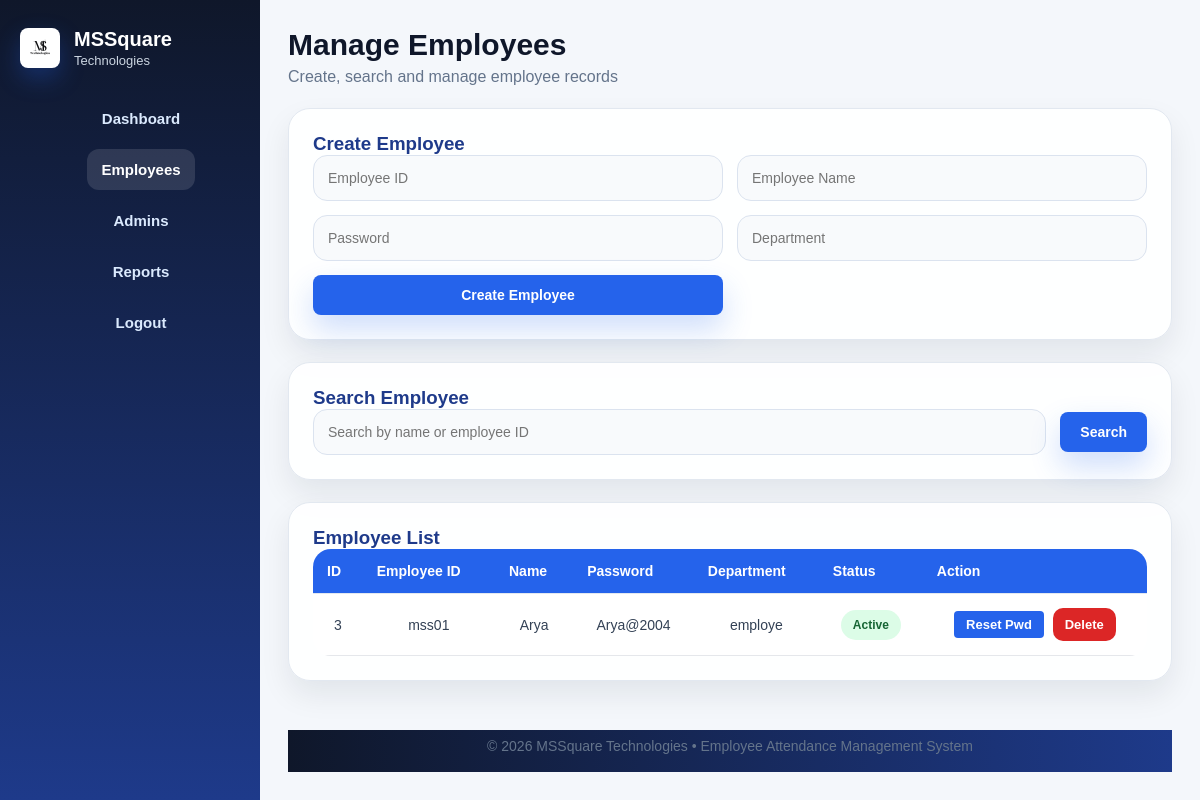
Page /admin/employees (signed in) on the earlier database version.
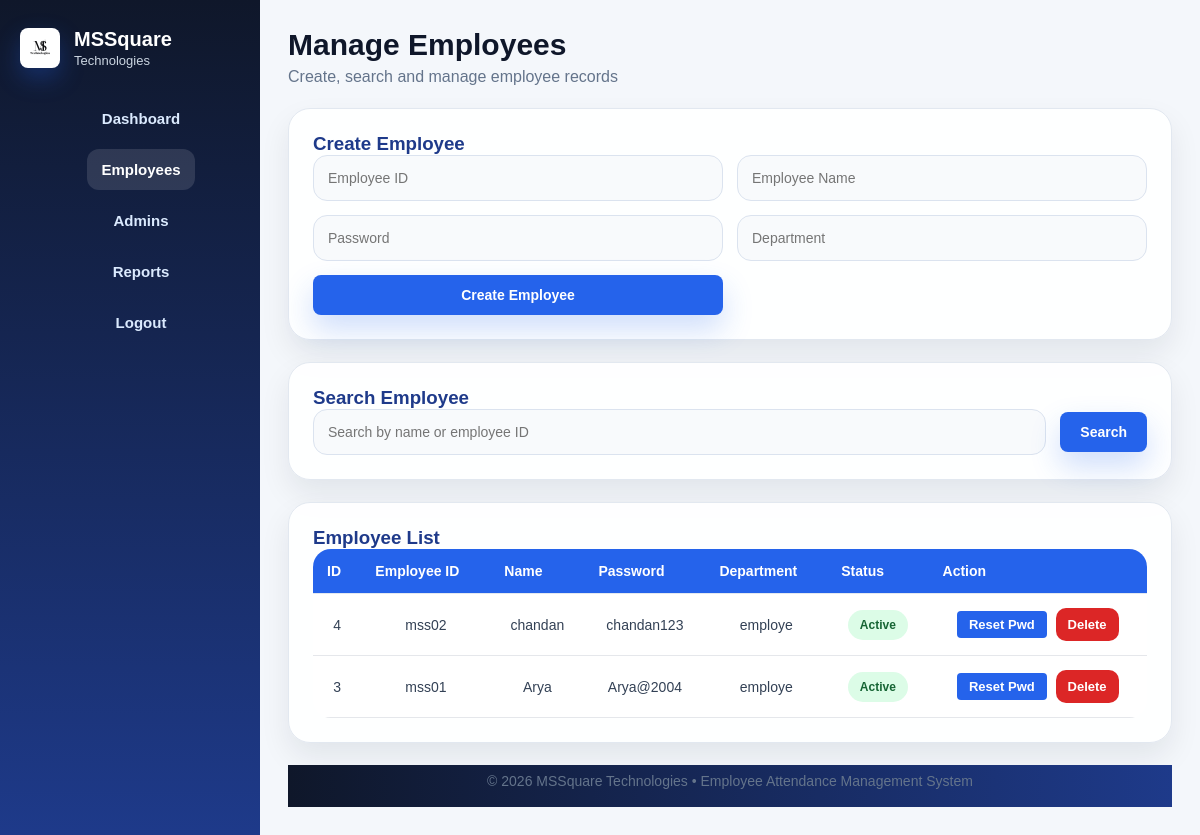
Same page on the later database version.
### tables this page shows
CREATE TABLE employees(
    id INTEGER PRIMARY KEY AUTOINCREMENT,
    employee_id TEXT UNIQUE,
    name TEXT,
    password TEXT,
    department TEXT,
    status TEXT DEFAULT 'active'
);

### app.py (the view)
@app.route("/admin/employees")
def manage_employees():
    if session.get("role") != "admin":
        return redirect(url_for("home"))
    search = request.args.get("search", "").strip()
    conn = get_db_connection()
    cursor = conn.cursor()
    if search:
        cursor.execute("""
            SELECT * FROM employees
            WHERE employee_id LIKE ? OR name LIKE ?
            ORDER BY id DESC
        """, (f"%{search}%", f"%{search}%"))
    else:
        cursor.execute("SELECT * FROM employees ORDER BY id DESC")
    employees = cursor.fetchall()
    conn.close()
    return render_template("manage_employees.html", employees=employees, search=search)

### app.py (called while the page is built)
def get_db_connection():
    conn = sqlite3.connect(DB_PATH)
    conn.row_factory = sqlite3.Row
    return conn

### templates/manage_employees.html (shortened to what the changed rows need)
<!DOCTYPE html>
<html lang="en">
<head>
    <link rel="stylesheet" href="{{ url_for('static', filename='css/style.css') }}">
</head>
<body class="panel-body">
<div class="panel-layout">
    <aside class="panel-sidebar">
        <div class="sidebar-brand">
            <div>
                <h2>MSSquare</h2>
            </div>
        </div>
    </aside>
    <main class="panel-main">
        <div class="panel-topbar">
            <div>
                <h1>Manage Employees</h1>
            </div>
        </div>
        <section class="glass-card table-card">
            <div class="table-wrap">
                <table class="modern-table">
                    <thead>
                        <tr>
                            <th>ID</th>
                            <th>Employee ID</th>
                            <th>Name</th>
                            <th>Password</th>
                            <th>Department</th>
                            <th>Status</th>
                            <th>Action</th>
                        </tr>
                    </thead>
                    <tbody>
                        {% for emp in employees %}
                        <tr>
                            <td>{{ emp.id }}</td>
                            <td>{{ emp.employee_id }}</td>
                            <td>{{ emp.name }}</td>
                            <td>{{ emp.password }}</td>
                            <td>{{ emp.department }}</td>
                            <td>
                                {% if emp.status == 'active' %}
                                    <span class="status-pill success">Active</span>
                                {% else %}
                                    <span class="status-pill danger">Resigned</span>
                                {% endif %}
                            </td>
                            <td>
                                <button class="table-btn" onclick="resetPassword('{{ emp.id }}', '{{ emp.name }}')" style="background-color: #2563eb; color: white; border: none; padding: 6px 12px; border-radius: 4px; cursor: pointer; margin-right: 5px;">Reset Pwd</button>
                                <a class="table-btn danger-btn" href="/admin/delete_employee/{{ emp.id }}">Delete</a>
                            </td>
                        </tr>
                        {% endfor %}
                    </tbody>
                </table>
            </div>
        </section>
    </main>
</div>
</body>
</html>

Differences in the rows shown:
added employees: id "4", employee_id "mss02", name "chandan", password "chandan123", department "employe", status "Active"
